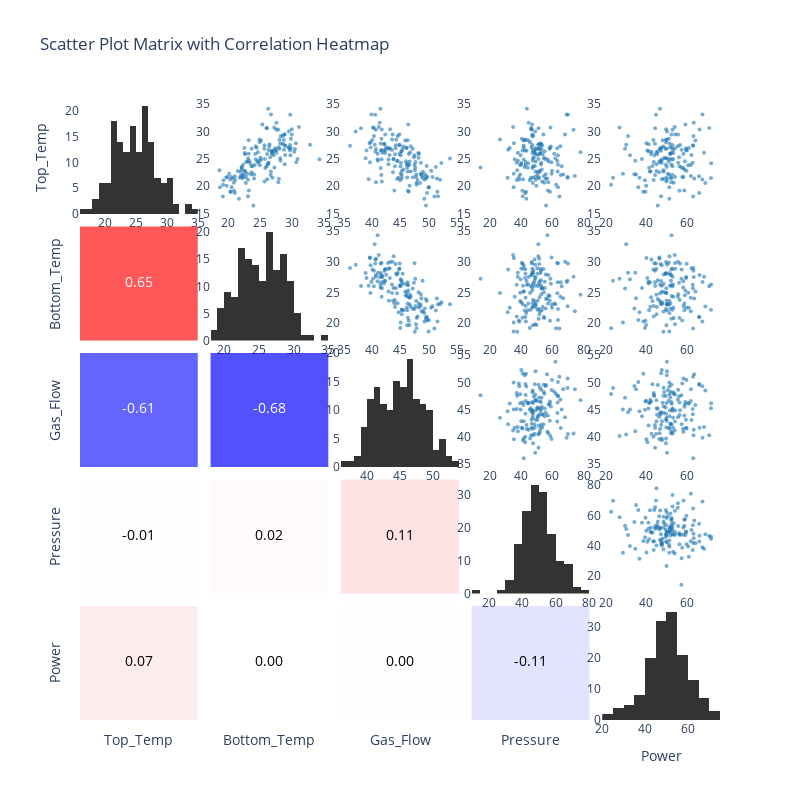

This figure's notebook cell:
### Code cell
import pandas as pd
import numpy as np
import plotly.graph_objects as go
from plotly.subplots import make_subplots
import plotly.express as px # 컬러 스케일 사용을 위해

# ---------------------------------------------------------
# 1. 샘플 데이터 생성
# ---------------------------------------------------------
sensors = ['Top_Temp', 'Bottom_Temp', 'Gas_Flow', 'Pressure', 'Power']
n_steps = 150
data = {}
base = np.linspace(0, 10, n_steps)

for s in sensors:
    noise = np.random.normal(0, 2, n_steps)
    if 'Temp' in s:
        data[s] = base + noise + 20
    elif 'Gas' in s:
        data[s] = (base * -1) + noise + 50 # 음의 상관관계 유도
    else:
        data[s] = np.random.normal(50, 10, n_steps) # 랜덤

df = pd.DataFrame(data)
cols = df.columns
n_vars = len(cols)

# 상관계수 계산
corr_matrix = df.corr()

# ---------------------------------------------------------
# 2. Subplots 설정 (N x N 그리드)
# ---------------------------------------------------------
fig = make_subplots(
    rows=n_vars, cols=n_vars,
    print_grid=False,
    horizontal_spacing=0.02,
    vertical_spacing=0.02
)

# ---------------------------------------------------------
# 3. 그래프 채우기 (Loop)
# ---------------------------------------------------------
for i, row_col in enumerate(cols):      # i: 행 (Row)
    for j, col_col in enumerate(cols):  # j: 열 (Col)
        
        # Plotly는 인덱스가 1부터 시작함
        r, c = i + 1, j + 1
        
        # 1) 대각선 (Diagonal): 히스토그램 (분포)
        if i == j:
            fig.add_trace(
                go.Histogram(
                    x=df[row_col], 
                    marker_color='#333',
                    showlegend=False
                ),
                row=r, col=c
            )
            
        # 2) 상단 (Upper Triangle): Scatter Plot
        elif i < j:
            fig.add_trace(
                go.Scatter(
                    x=df[col_col], 
                    y=df[row_col],
                    mode='markers',
                    marker=dict(size=4, color='#1f77b4', opacity=0.6),
                    showlegend=False
                ),
                row=r, col=c
            )
            
        # 3) 하단 (Lower Triangle): Correlation Value & Color
        else:
            corr_val = corr_matrix.iloc[i, j]
            
            # 색상 결정 (음수:파랑, 양수:빨강, 0:흰색)
            # 투명도(alpha)로 강도 표현
            alpha = abs(corr_val)
            if corr_val > 0:
                color = f'rgba(255, 0, 0, {alpha})' # Red
            else:
                color = f'rgba(0, 0, 255, {alpha})' # Blue
            
            # 배경색을 칠하는 대신, 아주 큰 네모 마커를 뒤에 깔아서 색상 표현
            fig.add_trace(
                go.Scatter(
                    x=[0.5], y=[0.5], # 중앙 정렬
                    mode='markers+text',
                    marker=dict(size=1000, color=color, symbol='square'), # 배경 역할
                    text=[f"{corr_val:.2f}"], # 텍스트 표시
                    textfont=dict(size=14, color='black' if alpha < 0.5 else 'white'),
                    hoverinfo='text',
                    showlegend=False
                ),
                row=r, col=c
            )
            
            # 하단 텍스트 그래프는 축 눈금 숨기기
            fig.update_xaxes(showgrid=False, showticklabels=False, zeroline=False, range=[0, 1], row=r, col=c)
            fig.update_yaxes(showgrid=False, showticklabels=False, zeroline=False, range=[0, 1], row=r, col=c)

# ---------------------------------------------------------
# 4. 레이아웃 다듬기
# ---------------------------------------------------------
# 축 라벨 추가 (맨 왼쪽과 맨 아래쪽만)
for i, col in enumerate(cols):
    # 맨 아래쪽 행 (x축 라벨)
    fig.update_xaxes(title_text=col, row=n_vars, col=i+1)
    # 맨 왼쪽 열 (y축 라벨)
    fig.update_yaxes(title_text=col, row=i+1, col=1)

fig.update_layout(
    title="Scatter Plot Matrix with Correlation Heatmap",
    width=800,
    height=800,
    showlegend=False,
    plot_bgcolor='white'
)

fig.show()

### Figure 1 — Plotly figure (JSON) as saved in the notebook; plotly's stock layout.template omitted (floating-point values rounded to 4 significant figures; data arrays with more than 128 entries replaced by an {"elided": "..."} marker saying what was removed)
{"data": [{"marker": {"color": "#333"}, "showlegend": false, "type": "histogram", "x": {"elided": "150 float values"}, "xaxis": "x", "yaxis": "y"}, {"marker": {"color": "#1f77b4", "opacity": 0.6, "size": 4}, "mode": "markers", "showlegend": false, "type": "scatter", "x": {"elided": "150 float values"}, "xaxis": "x2", "y": {"elided": "150 float values"}, "yaxis": "y2"}, {"marker": {"color": "#1f77b4", "opacity": 0.6, "size": 4}, "mode": "markers", "showlegend": false, "type": "scatter", "x": {"elided": "150 float values"}, "xaxis": "x3", "y": {"elided": "150 float values"}, "yaxis": "y3"}, {"marker": {"color": "#1f77b4", "opacity": 0.6, "size": 4}, "mode": "markers", "showlegend": false, "type": "scatter", "x": {"elided": "150 float values"}, "xaxis": "x4", "y": {"elided": "150 float values"}, "yaxis": "y4"}, {"marker": {"color": "#1f77b4", "opacity": 0.6, "size": 4}, "mode": "markers", "showlegend": false, "type": "scatter", "x": {"elided": "150 float values"}, "xaxis": "x5", "y": {"elided": "150 float values"}, "yaxis": "y5"}, {"hoverinfo": "text", "marker": {"color": "rgba(255, 0, 0, 0.6531462463145554)", "size": 1000, "symbol": "square"}, "mode": "markers+text", "showlegend": false, "text": ["0.65"], "textfont": {"color": "white", "size": 14}, "type": "scatter", "x": [0.5], "xaxis": "x6", "y": [0.5], "yaxis": "y6"}, {"marker": {"color": "#333"}, "showlegend": false, "type": "histogram", "x": {"elided": "150 float values"}, "xaxis": "x7", "yaxis": "y7"}, {"marker": {"color": "#1f77b4", "opacity": 0.6, "size": 4}, "mode": "markers", "showlegend": false, "type": "scatter", "x": {"elided": "150 float values"}, "xaxis": "x8", "y": {"elided": "150 float values"}, "yaxis": "y8"}, {"marker": {"color": "#1f77b4", "opacity": 0.6, "size": 4}, "mode": "markers", "showlegend": false, "type": "scatter", "x": {"elided": "150 float values"}, "xaxis": "x9", "y": {"elided": "150 float values"}, "yaxis": "y9"}, {"marker": {"color": "#1f77b4", "opacity": 0.6, "size": 4}, "mode": "markers", "showlegend": false, "type": "scatter", "x": {"elided": "150 float values"}, "xaxis": "x10", "y": {"elided": "150 float values"}, "yaxis": "y10"}, {"hoverinfo": "text", "marker": {"color": "rgba(0, 0, 255, 0.6084023079212001)", "size": 1000, "symbol": "square"}, "mode": "markers+text", "showlegend": false, "text": ["-0.61"], "textfont": {"color": "white", "size": 14}, "type": "scatter", "x": [0.5], "xaxis": "x11", "y": [0.5], "yaxis": "y11"}, {"hoverinfo": "text", "marker": {"color": "rgba(0, 0, 255, 0.6834773681516777)", "size": 1000, "symbol": "square"}, "mode": "markers+text", "showlegend": false, "text": ["-0.68"], "textfont": {"color": "white", "size": 14}, "type": "scatter", "x": [0.5], "xaxis": "x12", "y": [0.5], "yaxis": "y12"}, {"marker": {"color": "#333"}, "showlegend": false, "type": "histogram", "x": {"elided": "150 float values"}, "xaxis": "x13", "yaxis": "y13"}, {"marker": {"color": "#1f77b4", "opacity": 0.6, "size": 4}, "mode": "markers", "showlegend": false, "type": "scatter", "x": {"elided": "150 float values"}, "xaxis": "x14", "y": {"elided": "150 float values"}, "yaxis": "y14"}, {"marker": {"color": "#1f77b4", "opacity": 0.6, "size": 4}, "mode": "markers", "showlegend": false, "type": "scatter", "x": {"elided": "150 float values"}, "xaxis": "x15", "y": {"elided": "150 float values"}, "yaxis": "y15"}, {"hoverinfo": "text", "marker": {"color": "rgba(0, 0, 255, 0.007783083708413893)", "size": 1000, "symbol": "square"}, "mode": "markers+text", "showlegend": false, "text": ["-0.01"], "textfont": {"color": "black", "size": 14}, "type": "scatter", "x": [0.5], "xaxis": "x16", "y": [0.5], "yaxis": "y16"}, {"hoverinfo": "text", "marker": {"color": "rgba(255, 0, 0, 0.020149595311279727)", "size": 1000, "symbol": "square"}, "mode": "markers+text", "showlegend": false, "text": ["0.02"], "textfont": {"color": "black", "size": 14}, "type": "scatter", "x": [0.5], "xaxis": "x17", "y": [0.5], "yaxis": "y17"}, {"hoverinfo": "text", "marker": {"color": "rgba(255, 0, 0, 0.10886369149585655)", "size": 1000, "symbol": "square"}, "mode": "markers+text", "showlegend": false, "text": ["0.11"], "textfont": {"color": "black", "size": 14}, "type": "scatter", "x": [0.5], "xaxis": "x18", "y": [0.5], "yaxis": "y18"}, {"marker": {"color": "#333"}, "showlegend": false, "type": "histogram", "x": {"elided": "150 float values"}, "xaxis": "x19", "yaxis": "y19"}, {"marker": {"color": "#1f77b4", "opacity": 0.6, "size": 4}, "mode": "markers", "showlegend": false, "type": "scatter", "x": {"elided": "150 float values"}, "xaxis": "x20", "y": {"elided": "150 float values"}, "yaxis": "y20"}, {"hoverinfo": "text", "marker": {"color": "rgba(255, 0, 0, 0.07272464102252535)", "size": 1000, "symbol": "square"}, "mode": "markers+text", "showlegend": false, "text": ["0.07"], "textfont": {"color": "black", "size": 14}, "type": "scatter", "x": [0.5], "xaxis": "x21", "y": [0.5], "yaxis": "y21"}, {"hoverinfo": "text", "marker": {"color": "rgba(255, 0, 0, 0.001714209235554328)", "size": 1000, "symbol": "square"}, "mode": "markers+text", "showlegend": false, "text": ["0.00"], "textfont": {"color": "black", "size": 14}, "type": "scatter", "x": [0.5], "xaxis": "x22", "y": [0.5], "yaxis": "y22"}, {"hoverinfo": "text", "marker": {"color": "rgba(255, 0, 0, 0.002798915356283334)", "size": 1000, "symbol": "square"}, "mode": "markers+text", "showlegend": false, "text": ["0.00"], "textfont": {"color": "black", "size": 14}, "type": "scatter", "x": [0.5], "xaxis": "x23", "y": [0.5], "yaxis": "y23"}, {"hoverinfo": "text", "marker": {"color": "rgba(0, 0, 255, 0.11059614221949367)", "size": 1000, "symbol": "square"}, "mode": "markers+text", "showlegend": false, "text": ["-0.11"], "textfont": {"color": "black", "size": 14}, "type": "scatter", "x": [0.5], "xaxis": "x24", "y": [0.5], "yaxis": "y24"}, {"marker": {"color": "#333"}, "showlegend": false, "type": "histogram", "x": {"elided": "150 float values"}, "xaxis": "x25", "yaxis": "y25"}], "layout": {"height": 800, "plot_bgcolor": "white", "showlegend": false, "title": {"text": "Scatter Plot Matrix with Correlation Heatmap"}, "width": 800, "xaxis": {"anchor": "y", "domain": [0, 0.184]}, "xaxis10": {"anchor": "y10", "domain": [0.816, 1]}, "xaxis11": {"anchor": "y11", "domain": [0, 0.184], "range": [0, 1], "showgrid": false, "showticklabels": false, "zeroline": false}, "xaxis12": {"anchor": "y12", "domain": [0.204, 0.388], "range": [0, 1], "showgrid": false, "showticklabels": false, "zeroline": false}, "xaxis13": {"anchor": "y13", "domain": [0.408, 0.592]}, "xaxis14": {"anchor": "y14", "domain": [0.612, 0.796]}, "xaxis15": {"anchor": "y15", "domain": [0.816, 1]}, "xaxis16": {"anchor": "y16", "domain": [0, 0.184], "range": [0, 1], "showgrid": false, "showticklabels": false, "zeroline": false}, "xaxis17": {"anchor": "y17", "domain": [0.204, 0.388], "range": [0, 1], "showgrid": false, "showticklabels": false, "zeroline": false}, "xaxis18": {"anchor": "y18", "domain": [0.408, 0.592], "range": [0, 1], "showgrid": false, "showticklabels": false, "zeroline": false}, "xaxis19": {"anchor": "y19", "domain": [0.612, 0.796]}, "xaxis2": {"anchor": "y2", "domain": [0.204, 0.388]}, "xaxis20": {"anchor": "y20", "domain": [0.816, 1]}, "xaxis21": {"anchor": "y21", "domain": [0, 0.184], "range": [0, 1], "showgrid": false, "showticklabels": false, "title": {"text": "Top_Temp"}, "zeroline": false}, "xaxis22": {"anchor": "y22", "domain": [0.204, 0.388], "range": [0, 1], "showgrid": false, "showticklabels": false, "title": {"text": "Bottom_Temp"}, "zeroline": false}, "xaxis23": {"anchor": "y23", "domain": [0.408, 0.592], "range": [0, 1], "showgrid": false, "showticklabels": false, "title": {"text": "Gas_Flow"}, "zeroline": false}, "xaxis24": {"anchor": "y24", "domain": [0.612, 0.796], "range": [0, 1], "showgrid": false, "showticklabels": false, "title": {"text": "Pressure"}, "zeroline": false}, "xaxis25": {"anchor": "y25", "domain": [0.816, 1], "title": {"text": "Power"}}, "xaxis3": {"anchor": "y3", "domain": [0.408, 0.592]}, "xaxis4": {"anchor": "y4", "domain": [0.612, 0.796]}, "xaxis5": {"anchor": "y5", "domain": [0.816, 1]}, "xaxis6": {"anchor": "y6", "domain": [0, 0.184], "range": [0, 1], "showgrid": false, "showticklabels": false, "zeroline": false}, "xaxis7": {"anchor": "y7", "domain": [0.204, 0.388]}, "xaxis8": {"anchor": "y8", "domain": [0.408, 0.592]}, "xaxis9": {"anchor": "y9", "domain": [0.612, 0.796]}, "yaxis": {"anchor": "x", "domain": [0.816, 1], "title": {"text": "Top_Temp"}}, "yaxis10": {"anchor": "x10", "domain": [0.612, 0.796]}, "yaxis11": {"anchor": "x11", "domain": [0.408, 0.592], "range": [0, 1], "showgrid": false, "showticklabels": false, "title": {"text": "Gas_Flow"}, "zeroline": false}, "yaxis12": {"anchor": "x12", "domain": [0.408, 0.592], "range": [0, 1], "showgrid": false, "showticklabels": false, "zeroline": false}, "yaxis13": {"anchor": "x13", "domain": [0.408, 0.592]}, "yaxis14": {"anchor": "x14", "domain": [0.408, 0.592]}, "yaxis15": {"anchor": "x15", "domain": [0.408, 0.592]}, "yaxis16": {"anchor": "x16", "domain": [0.204, 0.388], "range": [0, 1], "showgrid": false, "showticklabels": false, "title": {"text": "Pressure"}, "zeroline": false}, "yaxis17": {"anchor": "x17", "domain": [0.204, 0.388], "range": [0, 1], "showgrid": false, "showticklabels": false, "zeroline": false}, "yaxis18": {"anchor": "x18", "domain": [0.204, 0.388], "range": [0, 1], "showgrid": false, "showticklabels": false, "zeroline": false}, "yaxis19": {"anchor": "x19", "domain": [0.204, 0.388]}, "yaxis2": {"anchor": "x2", "domain": [0.816, 1]}, "yaxis20": {"anchor": "x20", "domain": [0.204, 0.388]}, "yaxis21": {"anchor": "x21", "domain": [0, 0.184], "range": [0, 1], "showgrid": false, "showticklabels": false, "title": {"text": "Power"}, "zeroline": false}, "yaxis22": {"anchor": "x22", "domain": [0, 0.184], "range": [0, 1], "showgrid": false, "showticklabels": false, "zeroline": false}, "yaxis23": {"anchor": "x23", "domain": [0, 0.184], "range": [0, 1], "showgrid": false, "showticklabels": false, "zeroline": false}, "yaxis24": {"anchor": "x24", "domain": [0, 0.184], "range": [0, 1], "showgrid": false, "showticklabels": false, "zeroline": false}, "yaxis25": {"anchor": "x25", "domain": [0, 0.184]}, "yaxis3": {"anchor": "x3", "domain": [0.816, 1]}, "yaxis4": {"anchor": "x4", "domain": [0.816, 1]}, "yaxis5": {"anchor": "x5", "domain": [0.816, 1]}, "yaxis6": {"anchor": "x6", "domain": [0.612, 0.796], "range": [0, 1], "showgrid": false, "showticklabels": false, "title": {"text": "Bottom_Temp"}, "zeroline": false}, "yaxis7": {"anchor": "x7", "domain": [0.612, 0.796]}, "yaxis8": {"anchor": "x8", "domain": [0.612, 0.796]}, "yaxis9": {"anchor": "x9", "domain": [0.612, 0.796]}}}
